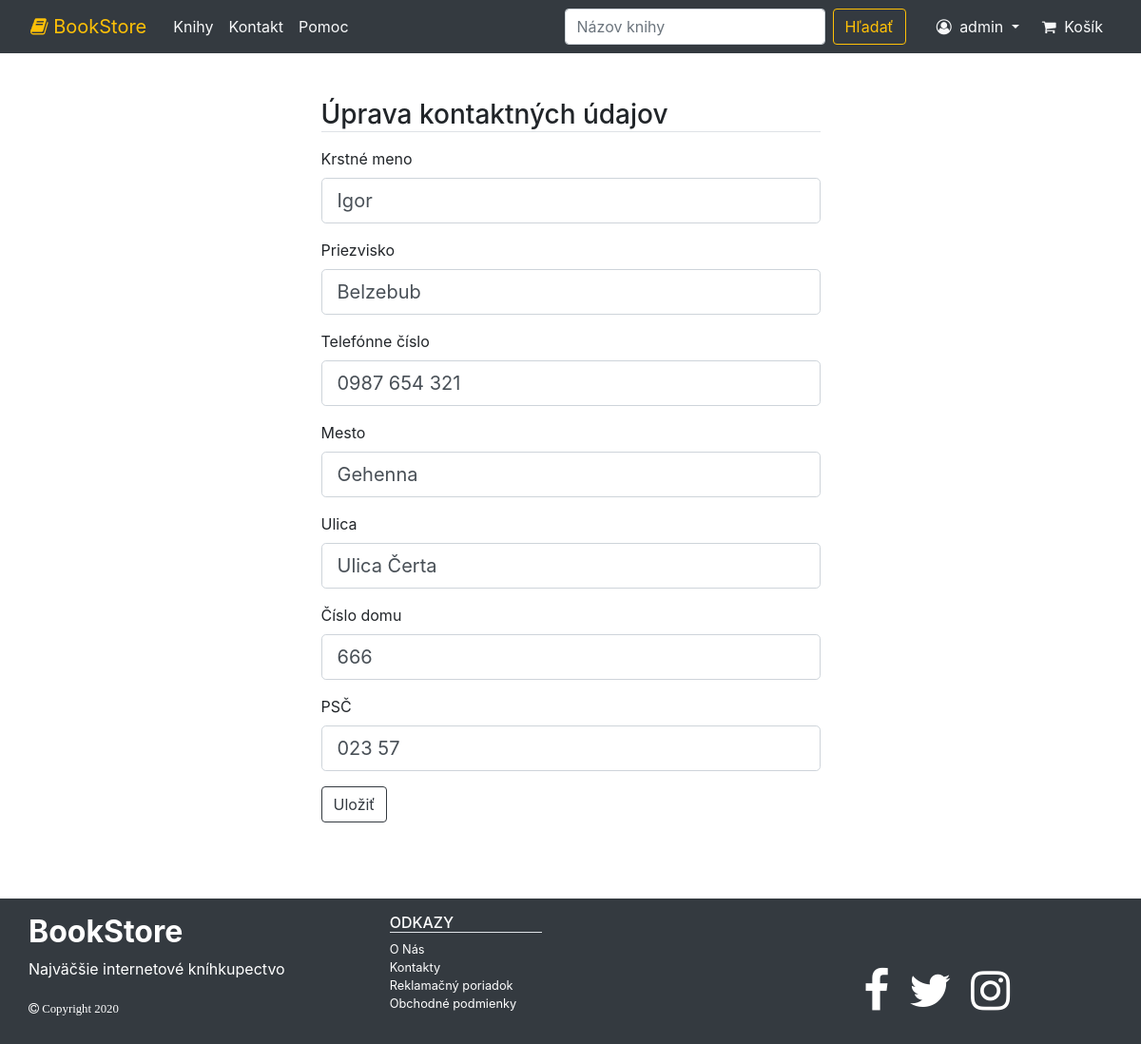
/account/edit/contact/ (signed in), run on an earlier commit of the app's database.
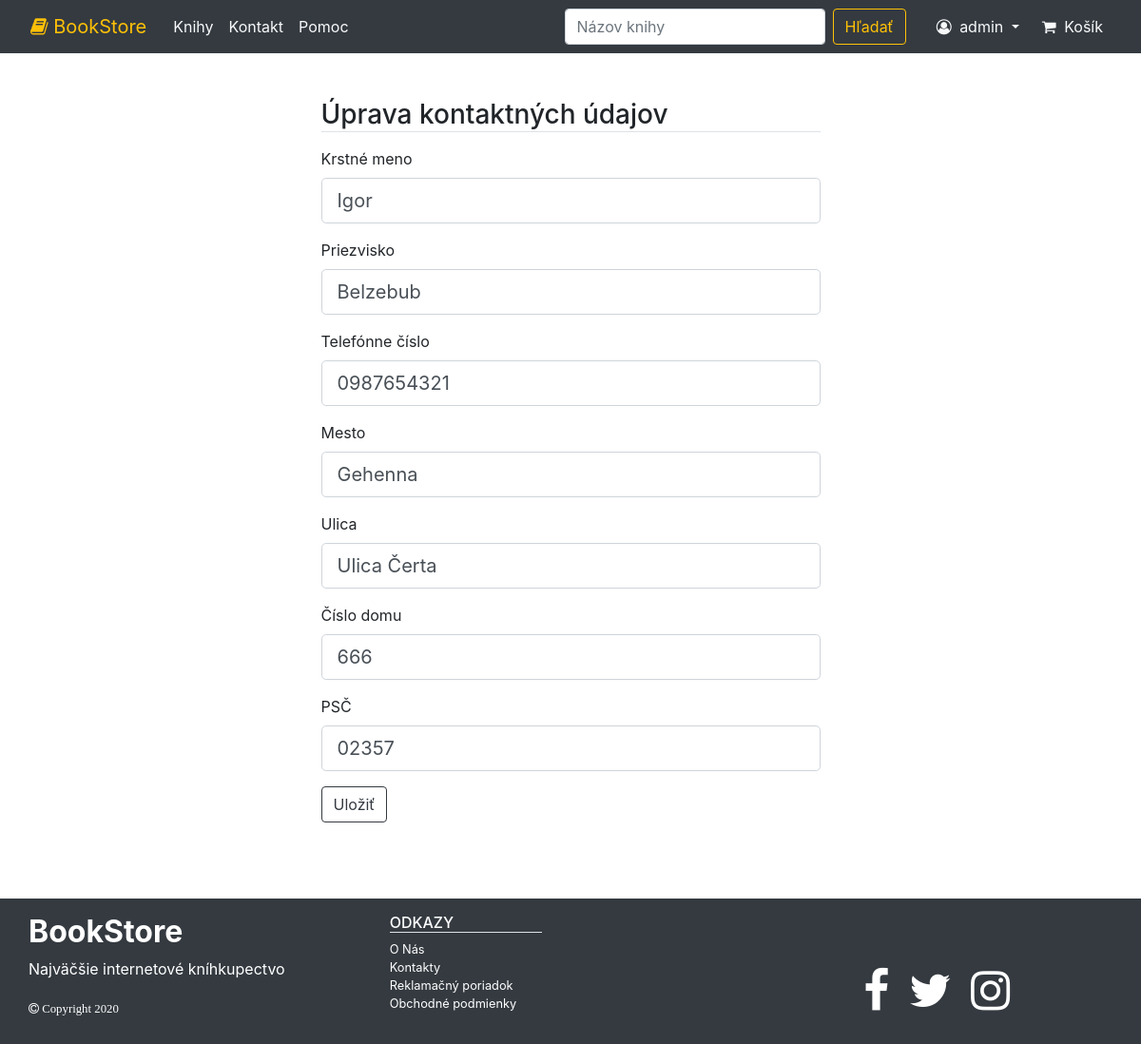
And on a later commit of the database.
### project/models/account.py (models this page shows, shortened)
class User(db.Model, UserMixin):
    id = db.Column(db.Integer, primary_key=True)
    username = db.Column(db.String(30), unique=True, nullable=False)
    email = db.Column(db.String(130), unique=True, nullable=False)
    password = db.Column(db.String(60), nullable=False)
    picture = db.Column(db.String(50), nullable=False, default="Default.png")
    orders = db.relationship("Order", backref="ordered_items", lazy=True)
    info_id = db.Column(db.Integer, db.ForeignKey("info.id"), nullable=True)

class Info(db.Model):
    id = db.Column(db.Integer, primary_key=True)
    first_name = db.Column(db.String(100), nullable=False)
    last_name = db.Column(db.String(100), nullable=False)
    phone_number = db.Column(db.String(100), nullable=False)
    state = db.Column(db.String(100), nullable=False, default="Slovakia")
    city = db.Column(db.String(100), nullable=False)
    psc = db.Column(db.String(5), nullable=False)
    street = db.Column(db.String(80), nullable=False)
    house_number = db.Column(db.Integer, nullable=False)

### project/users/account/routes.py (the view)
@account.route("/account/edit/contact/", methods=["GET", "POST"])
@login_required
def account_edit_contact():
    form = ContactForm()
    info_id = current_user.info_id
    info = Info.query.get(info_id)
    if info is None:
        return redirect(url_for("account.account_edit_contact_new"))
    if request.method == "POST":    #ak metoda je POST tak ulozi udaje z formulara
        if form.validate_on_submit():
            info.first_name = form.first_name.data
            info.last_name = form.last_name.data
            info.phone_number = form.phone_number.data
            info.city = form.city.data
            info.psc = form.psc.data
            info.house_number = form.house_number.data
            info.state = "Slovakia"
            info.street = form.street.data
            db.session.commit()
            flash("Kontaktné údaje boli uložené", "success")
            return redirect(url_for("account.my_account"))
    else:   #ak metoda je GET tak vyplni formular automaticky
        form.first_name.data = info.first_name
        form.last_name.data = info.last_name
        form.phone_number.data =info.phone_number
        form.city.data =info.city
        form.psc.data = info.psc
        form.house_number.data = info.house_number
        form.street.data = info.street
    return render_template("users/accountEdit.html", form=form, legend="Úprava kontaktných údajov")

### project/users/account/forms.py (shortened to what this page needs)
class ContactForm(FlaskForm):
    first_name = StringField("Krstné meno", validators=[DataRequired(message="Toto pole je povinné")])
    last_name =  StringField("Priezvisko", validators=[DataRequired(message="Toto pole je povinné")])
    phone_number =  StringField("Telefónne číslo", validators=[DataRequired(message="Toto pole je povinné")])
    city =  StringField("Mesto", validators=[DataRequired(message="Toto pole je povinné")])
    street = StringField("Ulica", validators=[DataRequired(message="Toto pole je povinné")])
    house_number = IntegerField("Číslo domu", validators=[DataRequired(message="Toto pole je povinné")])
    psc = StringField("PSČ", validators=[DataRequired(message="Toto pole je povinné")])
    submit = SubmitField("Uložiť")

### project/models/account.py (called while the page is built)
@login_manager.user_loader
def load_user(user_id):
    return User.query.get(user_id)

### project/templates/users/accountEdit.html
{% extends "layout.html" %}
{% block content %}
    <div class="container mt-5">
        <div class="row justify-content-center">
            <div class="col-6 ">
                {% include "generalForm.html" %}
            </div>
        </div>
    </div>
{% endblock %}

### project/templates/layout.html (shortened to what this page needs)
<!DOCTYPE html>
<html lang="en">
<head>
    <link rel="stylesheet" href="https://cdnjs.cloudflare.com/ajax/libs/font-awesome/4.7.0/css/font-awesome.min.css">
    <link rel="stylesheet" href="https://stackpath.bootstrapcdn.com/bootstrap/4.5.0/css/bootstrap.min.css">
    <link rel="stylesheet" href="{{ url_for('static', filename='main.css') }}">
</head>
<body>
    <nav class="navbar navbar-expand-lg navbar-dark bg-dark ">
        <a class="navbar-brand text-warning ml-3" href="{{ url_for('main.home') }}">
            <span class="fa fa-book"></span>
            BookStore
        </a>
        <div class="collapse navbar-collapse" id="navbarNav">
            <div class="navbar-nav mr-auto ">
                <a class="nav-item nav-link text-light ml-1" href="{{ url_for('search.search_all') }}">Knihy</a>
                <a class="nav-item nav-link text-light" href="{{ url_for('main.contact') }}">Kontakt</a>
                <a class="nav-item nav-link text-light" href="#">Pomoc</a>
            </div>
            <div class="navbar-nav mr-3">
                <form class="form-inline" method="GET" action="{{ url_for('search.search') }}">
                    <input class="form-control mr-sm-2" type="search" name="q" placeholder="Názov knihy" aria-label="Search">
                    <button class="btn btn-outline-warning my-2 my-sm-0" type="submit">Hľadať</button>
                </form>
            </div>
            {% if current_user.is_authenticated %}
                <div class="navbar-nav ml-2 dropdown">
                        <a class="nav-item nav-link text-light dropdown-toggle" href="#" id="navbarDropdown" role="button" data-toggle="dropdown" aria-haspopup="true" aria-expanded="false">
                            <span class="fa fa-user-circle-o mr-sm-1"></span>   {{ current_user.username }}
                        </a>
                </div>
            {% else %}
                <div class="navbar-nav ml-2">
                    <a class="nav-item nav-link text-light" href="{{ url_for('account.login') }}">
                        <span class="fa fa-user-circle-o"></span>   Prihlásiť sa
                    </a>
                </div>
            {% endif %}
            <div class="navbar-nav mr-3 ml-2">
                <a class="nav-item nav-link text-light" href="{{ url_for('shop.cart')}}">
                    <span class="fa fa-shopping-cart mr-sm-1"> </span>
                    Košík
                </a>
            </div>
        </div>
    </nav>
    <div class="container">
        {% block content %}
        {% endblock %}
    </div>
    <footer class="page-footer bg-dark pt-3 pb-3 mt-5">
        <div class="container">
            <div class="row">
                <div col-sm-4>
                    <div class="text-white">
                        <p class="font-weight-bold h2">
                            BookStore
                        </p>
                         <p class=" ">
                            Najväčšie internetové kníhkupectvo
                         </p>
                         <p class="fa fa-copyright small mb-1 mt-auto">
                            Copyright 2020
                         </p>
                    </div>
                </div>
            <div class="col-sm-1">
            </div>
            <div class="col-sm-2 text-white small ">
                <ul class="list-unstyled ">
                    <li class="border-bottom h6">
                        ODKAZY
                    </li>
                    <li class="">
                        <a href="{{ url_for('main.about') }}" class="text-white text-decoration-none"> O Nás  </a>
                    </li>
                    <li class="">
                        <a href="{{ url_for('main.contact') }}" class="text-white text-decoration-none"> Kontakty </a>
                    </li>
                    <li class="">
                        <a href="#" class="text-white text-decoration-none"> Reklamačný poriadok </a>
                    </li>
                    <li class="">
                        <a href="#" class="text-white text-decoration-none"> Obchodné podmienky </a>
                    </li>
                </ul>
            </div>
            <div class="col-sm-1">
            </div>
            <div class="col-sm-3 ml-auto mt-auto">
                <div>
                    <ul class="list-unstyled list-inline m-2">
                        <li class="list-inline-item">
                            <a  href="#" class="text-white">
                                <i class="fa fa-facebook fa-3x">  </i>
                            </a>
                        </li>
                        <li class="list-inline-item m-2">
                            <a  href="#" class="text-white">
                                <i class="fa fa-twitter fa-3x">  </i>
                            </a>
                        </li>
                        <li class="list-inline-item m-2">
                            <a  href="#" class="text-white">
                                <i class="fa fa-instagram fa-3x">  </i>
                            </a>
                        </li>
                    </ul>
                </div>
            </div>
            </div>
            </div>
    </footer>
</body>
</html>

### project/templates/generalForm.html (shortened to what this page needs)
<form action="" method="POST" >
    <fieldset class="form-group">
        {% if legend %}
            <legend class="border-bottom h3 mb-3">{{ legend }}</legend>
        {% else %}
            <legend class="border-bottom h3 mb-3">Formulár</legend>
        {% endif %}
        {% for field in form if field.name != 'csrf_token' %}
            <div class="form-group">
                {% if field.type == "SubmitField" %}
                    {{ field(class="btn btn-outline-dark") }}
                {% else %}
                    {{ field.label(class="form-control-label") }}
                    {% if field.errors %}
                        {{ field(class="form-control form-control-lg is-invalid") }}
                        <div class="invalid-feedback">
                            {% for error in field.errors %}
                                <span>{{ error }}</span>
                            {% endfor %}
                        </div>
                    {% else %}
                        {% if field.type == "TextAreaField" %}
                            {{ field(class="form-control form-control-sm", rows=20, cols=20)}}
                        {% else %}
                            {{ field(class="form-control form-control-lg ") }}
                        {% endif %}
                    {% endif %}
                {% endif %}
            </div>
        {% endfor %}
    </fieldset>
</form>

What changed in the data, as far as the page shows it:
changed Info "Igor": phone_number "0987 654 321" → "0987654321"; psc "023 57" → "02357"
